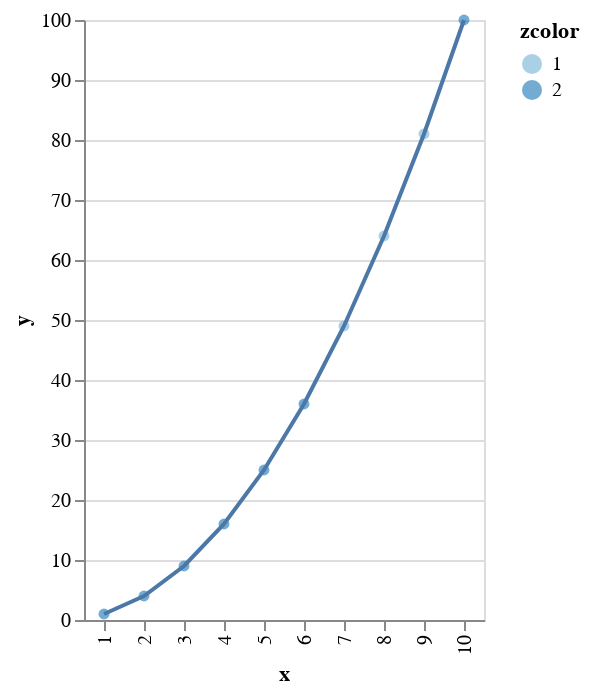

Notebook cell for this chart:
### Code cell
P = @vlplot() + p + s

### Figure 1 — Vega-Lite specification as saved in the notebook (floating-point values rounded to 4 significant figures)
{"layer": [{"data": {"values": [{"x": 1, "y": 1, "zcolor": 2}, {"x": 2, "y": 4, "zcolor": 2}, {"x": 3, "y": 9, "zcolor": 2}, {"x": 4, "y": 16, "zcolor": 2}, {"x": 5, "y": 25, "zcolor": 2}, {"x": 6, "y": 36, "zcolor": 2}, {"x": 7, "y": 49, "zcolor": 1}, {"x": 8, "y": 64, "zcolor": 1}, {"x": 9, "y": 81, "zcolor": 1}, {"x": 10, "y": 100, "zcolor": 2}]}, "encoding": {"color": {"field": "zcolor", "type": "ordinal"}, "x": {"field": "x", "type": "ordinal"}, "y": {"field": "y", "type": "quantitative"}}, "mark": {"type": "circle"}}, {"data": {"values": [{"x": 1, "y": 1}, {"x": 2, "y": 4}, {"x": 3, "y": 9}, {"x": 4, "y": 16}, {"x": 5, "y": 25}, {"x": 6, "y": 36}, {"x": 7, "y": 49}, {"x": 8, "y": 64}, {"x": 9, "y": 81}, {"x": 10, "y": 100}]}, "encoding": {"x": {"field": "x", "type": "ordinal"}, "y": {"field": "y", "type": "quantitative"}}, "mark": {"type": "line"}}]}
